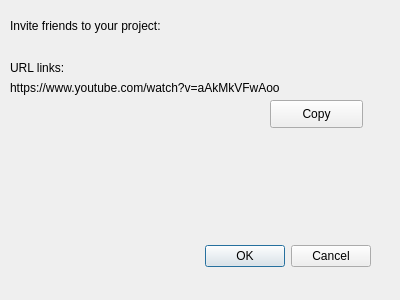
<?xml version="1.0" encoding="UTF-8"?>
<ui version="4.0">
 <class>Invite</class>
 <widget class="QDialog" name="Invite">
  <property name="geometry">
   <rect>
    <x>0</x>
    <y>0</y>
    <width>400</width>
    <height>300</height>
   </rect>
  </property>
  <property name="windowTitle">
   <string>Dialog</string>
  </property>
  <widget class="QDialogButtonBox" name="buttonBox">
   <property name="geometry">
    <rect>
     <x>30</x>
     <y>240</y>
     <width>341</width>
     <height>32</height>
    </rect>
   </property>
   <property name="orientation">
    <enum>Qt::Horizontal</enum>
   </property>
   <property name="standardButtons">
    <set>QDialogButtonBox::Cancel|QDialogButtonBox::Ok</set>
   </property>
  </widget>
  <widget class="QLabel" name="label">
   <property name="geometry">
    <rect>
     <x>10</x>
     <y>10</y>
     <width>311</width>
     <height>31</height>
    </rect>
   </property>
   <property name="styleSheet">
    <string notr="true">font: 14pt &quot;Arial&quot;;</string>
   </property>
   <property name="text">
    <string>Invite friends to your project:</string>
   </property>
  </widget>
  <widget class="QLabel" name="label_2">
   <property name="geometry">
    <rect>
     <x>10</x>
     <y>60</y>
     <width>101</width>
     <height>16</height>
    </rect>
   </property>
   <property name="styleSheet">
    <string notr="true">font: 12pt &quot;Arial&quot;;</string>
   </property>
   <property name="text">
    <string>URL links:</string>
   </property>
  </widget>
  <widget class="QLabel" name="label_3">
   <property name="geometry">
    <rect>
     <x>10</x>
     <y>80</y>
     <width>341</width>
     <height>16</height>
    </rect>
   </property>
   <property name="styleSheet">
    <string notr="true">font: 10pt &quot;Arial&quot;;</string>
   </property>
   <property name="text">
    <string>https://www.youtube.com/watch?v=aAkMkVFwAoo</string>
   </property>
  </widget>
  <widget class="QPushButton" name="pushButton">
   <property name="geometry">
    <rect>
     <x>270</x>
     <y>100</y>
     <width>93</width>
     <height>28</height>
    </rect>
   </property>
   <property name="styleSheet">
    <string notr="true">font: &quot;Arial&quot;;</string>
   </property>
   <property name="text">
    <string>Copy</string>
   </property>
  </widget>
 </widget>
 <resources/>
 <connections>
  <connection>
   <sender>buttonBox</sender>
   <signal>accepted()</signal>
   <receiver>Invite</receiver>
   <slot>accept()</slot>
   <hints>
    <hint type="sourcelabel">
     <x>248</x>
     <y>254</y>
    </hint>
    <hint type="destinationlabel">
     <x>157</x>
     <y>274</y>
    </hint>
   </hints>
  </connection>
  <connection>
   <sender>buttonBox</sender>
   <signal>rejected()</signal>
   <receiver>Invite</receiver>
   <slot>reject()</slot>
   <hints>
    <hint type="sourcelabel">
     <x>316</x>
     <y>260</y>
    </hint>
    <hint type="destinationlabel">
     <x>286</x>
     <y>274</y>
    </hint>
   </hints>
  </connection>
 </connections>
</ui>
